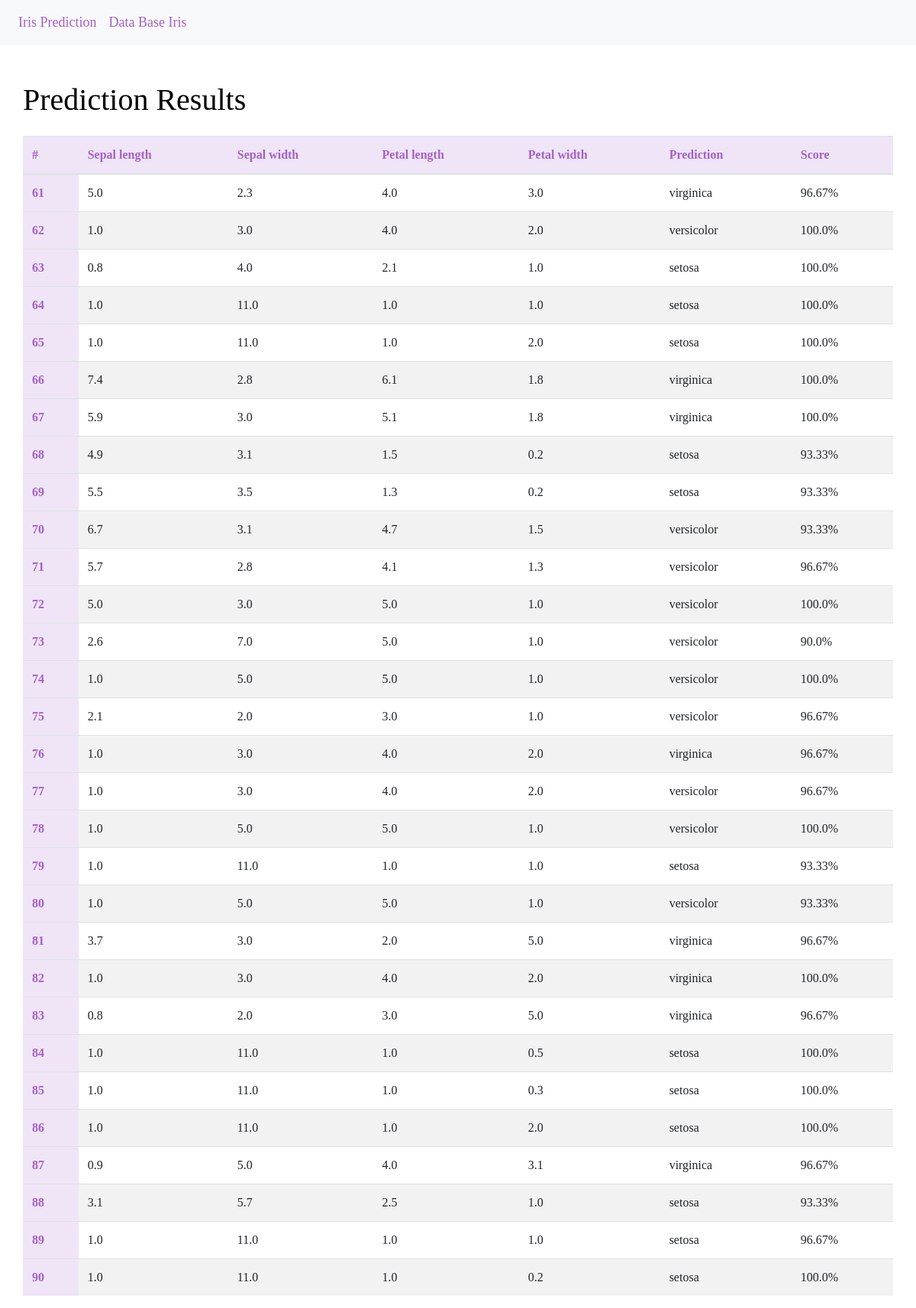
The app's page /results/ with its own data.
### store/models.py (models this page shows, shortened)
class PredResults(models.Model):
    sepal_length = models.FloatField()
    sepal_width = models.FloatField()
    petal_length = models.FloatField()
    petal_width = models.FloatField()
    classification = models.CharField(max_length=30)
    score = models.FloatField()

### store/views.py (the view)
# urls.py: path('results/', views.view_results, name='results'),
def view_results(request):
    data = {"dataset": PredResults.objects.all()}
    return render(request, "results.html", data)

### store/templates/results.html
{% extends "base.html" %}
{% block main %}
    <div class="container pt-5" id="tab">
        <div class="row">
        <h1>Prediction Results</h1><br>
            <table class="table">
                <thead>
                <tr>
                <th scope="col">#</th>
                <th scope="col">Sepal length</th>
                <th scope="col">Sepal width</th>
                <th scope="col">Petal length</th>
                <th scope="col">Petal width</th>
                <th scope="col">Prediction</th>
                <th scope="col">Score</th>
                </tr>
                </thead>
                <tbody>
                {% for data in dataset %}
                    <tr>
                    <th scope="row">{{ data.id }}</th>
                    <td>{{ data.sepal_length }}</td>
                    <td>{{ data.sepal_width }}</td>
                    <td>{{ data.petal_length }}</td>
                    <td>{{ data.petal_width }}</td>
                    <td>{{ data.classification }}</td>
                    <td>{{ data.score}}%</td>
                    </tr>
                {% endfor %}
                </tbody>
            </table>
        </div>
    </div>
{% endblock %}

### store/templates/base.html (shortened to what this page needs)
{% load staticfiles %}
<!doctype html>
<html lang="en">
    <head>
    <link rel="stylesheet"  href="{%  static  'css/style.css'  %}">
    <link rel="stylesheet" href="https://stackpath.bootstrapcdn.com/bootstrap/4.4.1/css/bootstrap.min.css">
    </head>
    <body >
    <nav class="navbar navbar-expand-lg navbar-light bg-light" id="Nav">
        <div id="nav">
            <ul class="navbar-nav mr-auto">
                <li class="nav-item active">
                    <a class="nav-link" href="/">Iris Prediction <span class="sr-only">(current)</span></a>
                </li>
                <li class="nav-item">
                    <a class="nav-link" href="/results">Data Base Iris</a>
                </li>
            </ul>
        </div>
    </nav>
    {% block main %}
    {% endblock %}
    </body>
</html>

### store/static/css/style.css (style rules this page uses)
table { border-collapse: collapse; width: 100%; margin-top: 15px; }
th, td { text-align: left; padding: 8px; font-family: bold; }
tr:nth-child(even) { background-color: #f2f2f2; }
th { background-color:#efe5f6; color:#a560c7 ; }
h1 { font-family:'AmstelvarAlpha'; font-style: bold; color: black; font-size: 30px; }
li a { float: left; text-align: center; padding: 14px 16px; text-decoration: none; font-size: 17px; }
#Nav a { color: #a560c7; font-family: bold; text-decoration:none; font-size: 18px; }

### records on screen
PredResults: id "61", sepal_length "5.0", sepal_width "2.3", petal_length "4.0", petal_width "3.0", classification "virginica", score "96.67"
PredResults: id "62", sepal_length "1.0", sepal_width "3.0", petal_length "4.0", petal_width "2.0", classification "versicolor", score "100.0"
PredResults: id "63", sepal_length "0.8", sepal_width "4.0", petal_length "2.1", petal_width "1.0", classification "setosa", score "100.0"
PredResults: id "64", sepal_length "1.0", sepal_width "11.0", petal_length "1.0", petal_width "1.0", classification "setosa", score "100.0"
PredResults: id "65", sepal_length "1.0", sepal_width "11.0", petal_length "1.0", petal_width "2.0", classification "setosa", score "100.0"
PredResults: id "66", sepal_length "7.4", sepal_width "2.8", petal_length "6.1", petal_width "1.8", classification "virginica", score "100.0"
PredResults: id "67", sepal_length "5.9", sepal_width "3.0", petal_length "5.1", petal_width "1.8", classification "virginica", score "100.0"
PredResults: id "68", sepal_length "4.9", sepal_width "3.1", petal_length "1.5", petal_width "0.2", classification "setosa", score "93.33"
PredResults: id "69", sepal_length "5.5", sepal_width "3.5", petal_length "1.3", petal_width "0.2", classification "setosa", score "93.33"
PredResults: id "70", sepal_length "6.7", sepal_width "3.1", petal_length "4.7", petal_width "1.5", classification "versicolor", score "93.33"
PredResults: id "71", sepal_length "5.7", sepal_width "2.8", petal_length "4.1", petal_width "1.3", classification "versicolor", score "96.67"
PredResults: id "72", sepal_length "5.0", sepal_width "3.0", petal_length "5.0", petal_width "1.0", classification "versicolor", score "100.0"
PredResults: id "73", sepal_length "2.6", sepal_width "7.0", petal_length "5.0", petal_width "1.0", classification "versicolor", score "90.0"
PredResults: id "74", sepal_length "1.0", sepal_width "5.0", petal_length "5.0", petal_width "1.0", classification "versicolor", score "100.0"
PredResults: id "75", sepal_length "2.1", sepal_width "2.0", petal_length "3.0", petal_width "1.0", classification "versicolor", score "96.67"
PredResults: id "76", sepal_length "1.0", sepal_width "3.0", petal_length "4.0", petal_width "2.0", classification "virginica", score "96.67"
PredResults: id "77", sepal_length "1.0", sepal_width "3.0", petal_length "4.0", petal_width "2.0", classification "versicolor", score "96.67"
PredResults: id "78", sepal_length "1.0", sepal_width "5.0", petal_length "5.0", petal_width "1.0", classification "versicolor", score "100.0"
PredResults: id "79", sepal_length "1.0", sepal_width "11.0", petal_length "1.0", petal_width "1.0", classification "setosa", score "93.33"
PredResults: id "80", sepal_length "1.0", sepal_width "5.0", petal_length "5.0", petal_width "1.0", classification "versicolor", score "93.33"
PredResults: id "81", sepal_length "3.7", sepal_width "3.0", petal_length "2.0", petal_width "5.0", classification "virginica", score "96.67"
PredResults: id "82", sepal_length "1.0", sepal_width "3.0", petal_length "4.0", petal_width "2.0", classification "virginica", score "100.0"
PredResults: id "83", sepal_length "0.8", sepal_width "2.0", petal_length "3.0", petal_width "5.0", classification "virginica", score "96.67"
PredResults: id "84", sepal_length "1.0", sepal_width "11.0", petal_length "1.0", petal_width "0.5", classification "setosa", score "100.0"
PredResults: id "85", sepal_length "1.0", sepal_width "11.0", petal_length "1.0", petal_width "0.3", classification "setosa", score "100.0"
PredResults: id "86", sepal_length "1.0", sepal_width "11.0", petal_length "1.0", petal_width "2.0", classification "setosa", score "100.0"
PredResults: id "87", sepal_length "0.9", sepal_width "5.0", petal_length "4.0", petal_width "3.1", classification "virginica", score "96.67"
PredResults: id "88", sepal_length "3.1", sepal_width "5.7", petal_length "2.5", petal_width "1.0", classification "setosa", score "93.33"
PredResults: id "89", sepal_length "1.0", sepal_width "11.0", petal_length "1.0", petal_width "1.0", classification "setosa", score "96.67"
PredResults: id "90", sepal_length "1.0", sepal_width "11.0", petal_length "1.0", petal_width "0.2", classification "setosa", score "100.0"
